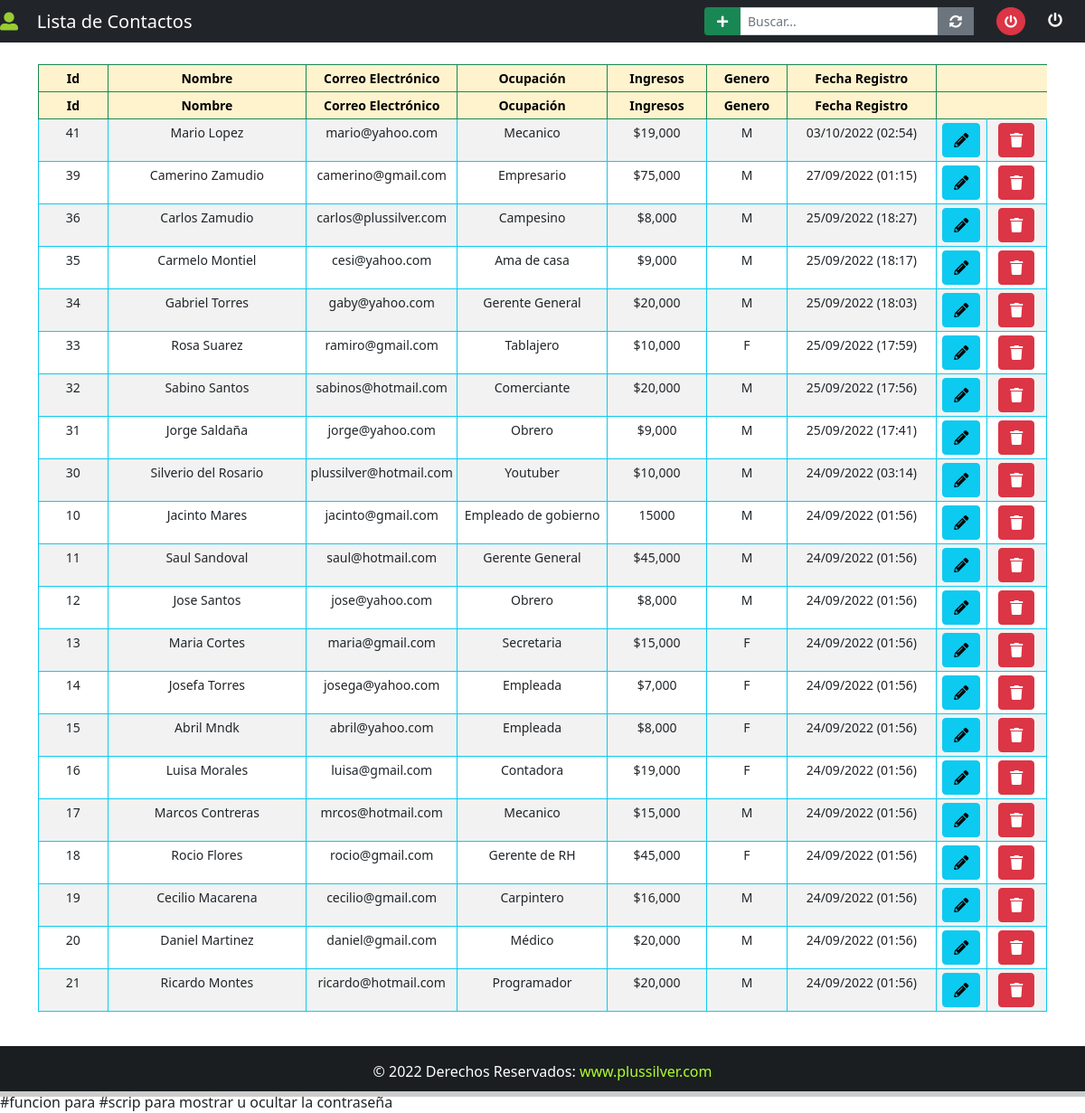
The app's page / (signed in) with its own data.
### App/models.py (models this page shows, shortened)
class Contact(models.Model):
	GENDER = (
		('M', 'M'),
		('F', 'F'),
		)
	id = models.IntegerField(primary_key=True)
	name = models.CharField(max_length=100)
	email = models.CharField(max_length=100)
	occupation = models.CharField(max_length=100)
	salary = models.CharField(max_length=100)
	gender = models.CharField(max_length=100, null=True, choices=GENDER)
	note = models.TextField()
	created_at = models.DateTimeField(auto_now_add=True)

### App/views.py (the view)
# urls.py: path('', views.home, name="home"),
@login_required(login_url="/login/")
@cache_control(no_cache=True, must_revalidate=True, no_store=True)
def home(request):
	contact_list = Contact.objects.all().order_by('-created_at')
	return render(request, 'home.html', {"contacts":contact_list})

### App/templates/home.html (shortened to what this page needs)
{% extends 'base.html' %}
{% block navbar-content %}
	<i style="color: yellowgreen;" class="fas fa-user-alt txt-sm3"></i>&nbsp; &nbsp; <span class="txt-sm3">Lista de Contactos</span>
{% endblock navbar-content %}
{% block content %}
<div class="container">
	<br>
	<table class="table table-bordered table-striped table-hover border-info table-sm" id="example" style="text-align: center; font-size: 14px;">
		<thead class="table-warning border-success">
			<tr>
				<th style="width: 7%;">Id</th>
				<th style="width: 20%;">Nombre</th>
				<th style="width: 15%;">Correo Electrónico</th>
				<th style="width: 15%;">Ocupación</th>
				<th style="width: 10%;">Ingresos</th>
				<th style="width: 8%;">Genero</th>
				<th style="width: 15%;">Fecha Registro</th>
				<th class="action-color" style="width: 5%;">Editar</th>
				<th class="action-color" style="width: 5%;">Eliminar</th>
			</tr>
		</thead>
		{% for contact in contacts %}
			<tr>
				<td id="id">{{ contact.id }}</td>
				<td id="top-table" label="Nombre">{{ contact.name }}</td>
				<td id="responsive-border" label="Correo E">{{ contact.email }}</td>
				<td id="responsive-border" label="Ocupacion">{{ contact.occupation }}</td>
				<td id="responsive-border" label="Salario">{{ contact.salary }}</td>
				<td id="responsive-border" label="Genero">{{ contact.gender }}</td>
				<td id="responsive-border" label="Creado">{{ contact.created_at | date:'d/m/Y (H:i)' }}</td>
				<td>
					<a class="btn btn-info text-center txt-sm" title="Editar Contacto" data-bs-toggle="modal" data-bs-target="#editModal{{ contact.pk }}" href="">
						<i class="fas fa-pencil-alt"></i>
					</a>
				</td>
				<td>
					<a class="btn btn-danger text-center txt-sm up-btn" title="Eliminar Contacto" data-bs-toggle="modal" data-bs-target="#deleteModal{{ contact.pk }}" href="">
						<i class="fas fa-trash"></i>
					</a>
				</td>
			</tr>
		{% endfor %}
	</table>
</div>
<br><br><br>
{% endblock content %}

### App/templates/base.html (shortened to what this page needs)
{% load static %}
<!DOCTYPE html>
<html lang="es">
<head>
	<link href="https://cdn.jsdelivr.net/npm/bootstrap@5.0.2/dist/css/bootstrap.min.css" rel="stylesheet">
	<link rel="stylesheet" href="https://cdnjs.cloudflare.com/ajax/libs/font-awesome/5.15.4/css/all.min.css" />
	<link rel="stylesheet" type="text/css" href={% static "css/style.css" %}>
	<link rel="stylesheet" type="text/css" href="https://cdn.datatables.net/v/bs5/jq-3.6.0/jszip-2.5.0/dt-1.12.1/b-2.2.3/b-html5-2.2.3/b-print-2.2.3/datatables.min.css"/>
</head>
	<body>
		<div class="wrapper">
			<header>
				<nav class="navbar navbar-expand-lg navbar-dark bg-dark">
					<div class="col-sm">
						<a href="" class="navbar-brand flex-grow-1" id="nav-content">
							{% block navbar-content %}{% endblock navbar-content %}
						</a>
					</div>
					{% block nav-btn %}
					<div class="d-flex" style="margin-right: 25px;">
						<div class="input-group input-group-sm">
							<a class="btn btn-success btn-sm group-btn" style="width: 40px;" href="" title="Agregar Contacto" data-bs-toggle="modal" data-bs-target="#addModal">
								<i class="fas fa-plus"></i>
							</a>
							<input type="search" id="search" placeholder="Buscar..." aria-label="Buscar" name="" class="form-control group-btn">
							<a href="{% url 'home' %}" title="Refrescar..." style="width: 40px;" class="btn btn-secondary btn-sm group-btn">	<i class="fas fa-sync-alt"></i>
							</a>
							<a class="btn btn-danger btn-sm group-btn" style="margin-left: 25px;border-radius: 50%;" title="Salir" data-bs-toggle="modal" data-bs-target="#logoutModal">
								<i class="fas fa-power-off"></i>
							</a>
							<a class="logout-sm" style="margin-left: 25px; border-radius: 50%;" title="Salir" data-bs-toggle="modal" data-bs-target="#logoutModal">
								<i class="fas fa-power-off text-light align-middle"></i>
							</a>
						</div>
					</div>
					{% endblock nav-btn %}
				</nav>
			</header>
			{% block content %} {% endblock content %}
		</div>
		<footer class="bg-dark text-center text-lg-start" id="footer" style="color: #fff;">
			<div class="text-center p-3" style="background-color: rgba(0, 0, 0, 0.2);">&copy; {% now "Y" %} Derechos Reservados:
				<a href="#" class="text-light" style="text-decoration: none;">
					<span style="color: greenyellow;">www.plussilver.com</span>
				</a>
			</div>
		</footer>
		#funcion para
		#scrip para mostrar u ocultar la contraseña
	</body>
</html>

### App/templates/edit.html (shortened to what this page needs)
{% extends 'add.html' %}

### App/templates/modals/delete.html (shortened to what this page needs)
{% extends 'modals/baseModal.html' %}

### App/templates/modals/logout.html (shortened to what this page needs)
{% extends 'modals/baseModal.html' %}

### App/static/css/style.css (style rules this page uses)
html, body { height: 100%; margin: 0; max-width: 100%; }
.wrapper { min-height: 100%; margin-bottom: -50px; }
#footer, .push { height: 50px; }
.action-color { color: transparent; }
th:nth-child(8), th:nth-child(9) { border: none; }

### records on screen
Contact: id "41", name "Mario Lopez", email "mario@yahoo.com", occupation "Mecanico", salary "$19,000", gender "M", created_at "03/10/2022 (02:54)"
Contact: id "39", name "Camerino Zamudio", email "camerino@gmail.com", occupation "Empresario", salary "$75,000", gender "M", created_at "27/09/2022 (01:15)"
Contact: id "36", name "Carlos Zamudio", email "carlos@plussilver.com", occupation "Campesino", salary "$8,000", gender "M", created_at "25/09/2022 (18:27)"
Contact: id "35", name "Carmelo Montiel", email "cesi@yahoo.com", occupation "Ama de casa", salary "$9,000", gender "M", created_at "25/09/2022 (18:17)"
Contact: id "34", name "Gabriel Torres", email "gaby@yahoo.com", occupation "Gerente General", salary "$20,000", gender "M", created_at "25/09/2022 (18:03)"
Contact: id "33", name "Rosa Suarez", email "ramiro@gmail.com", occupation "Tablajero", salary "$10,000", gender "F", created_at "25/09/2022 (17:59)"
Contact: id "32", name "Sabino Santos", email "sabinos@hotmail.com", occupation "Comerciante", salary "$20,000", gender "M", created_at "25/09/2022 (17:56)"
Contact: id "31", name "Jorge Saldaña", email "jorge@yahoo.com", occupation "Obrero", salary "$9,000", gender "M", created_at "25/09/2022 (17:41)"
Contact: id "30", name "Silverio del Rosario", email "plussilver@hotmail.com", occupation "Youtuber", salary "$10,000", gender "M", created_at "24/09/2022 (03:14)"
Contact: id "10", name "Jacinto Mares", email "jacinto@gmail.com", occupation "Empleado de gobierno", salary "15000", gender "M", created_at "24/09/2022 (01:56)"
Contact: id "11", name "Saul Sandoval", email "saul@hotmail.com", occupation "Gerente General", salary "$45,000", gender "M", created_at "24/09/2022 (01:56)"
Contact: id "12", name "Jose Santos", email "jose@yahoo.com", occupation "Obrero", salary "$8,000", gender "M", created_at "24/09/2022 (01:56)"
Contact: id "13", name "Maria Cortes", email "maria@gmail.com", occupation "Secretaria", salary "$15,000", gender "F", created_at "24/09/2022 (01:56)"
Contact: id "14", name "Josefa Torres", email "josega@yahoo.com", occupation "Empleada", salary "$7,000", gender "F", created_at "24/09/2022 (01:56)"
Contact: id "15", name "Abril Mndk", email "abril@yahoo.com", occupation "Empleada", salary "$8,000", gender "F", created_at "24/09/2022 (01:56)"
Contact: id "16", name "Luisa Morales", email "luisa@gmail.com", occupation "Contadora", salary "$19,000", gender "F", created_at "24/09/2022 (01:56)"
Contact: id "17", name "Marcos Contreras", email "mrcos@hotmail.com", occupation "Mecanico", salary "$15,000", gender "M", created_at "24/09/2022 (01:56)"
Contact: id "18", name "Rocio Flores", email "rocio@gmail.com", occupation "Gerente de RH", salary "$45,000", gender "F", created_at "24/09/2022 (01:56)"
Contact: id "19", name "Cecilio Macarena", email "cecilio@gmail.com", occupation "Carpintero", salary "$16,000", gender "M", created_at "24/09/2022 (01:56)"
Contact: id "20", name "Daniel Martinez", email "daniel@gmail.com", occupation "Médico", salary "$20,000", gender "M", created_at "24/09/2022 (01:56)"
Contact: id "21", name "Ricardo Montes", email "ricardo@hotmail.com", occupation "Programador", salary "$20,000", gender "M", created_at "24/09/2022 (01:56)"
